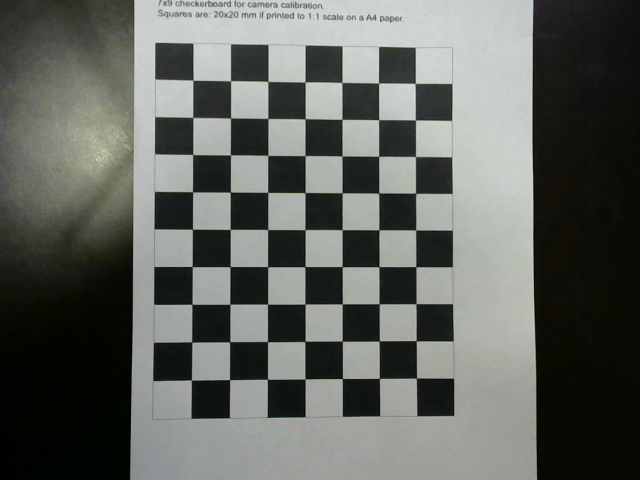
#> input picture calibPictures/opencv_frame_0.png, 640 x 480 px
$ python cameraCalibration.py
#> lines starting #> are read from the running program, lines starting #| are printed output that depends on the picture; long printed decimals are rounded
# Camera Calibration
# Alex Barnett, Spring 2019
# Code taken and modified from OpenCV camera calibration tutorial

import numpy as np
import cv2
import glob

# Define the chessboard rows and columns
rows = 9
cols = 7

# Set the termination criteria for the corner sub-pixel algorithm
criteria = (cv2.TERM_CRITERIA_EPS + cv2.TERM_CRITERIA_MAX_ITER, 30, 0.001)

# Prepare object points: (0,0,0), (1,0,0), (2,0,0) ....,(6,5,0)
objectPoints = np.zeros((rows * cols, 3), np.float32)
objectPoints[:, :2] = np.mgrid[0:rows,0:cols].T.reshape(-1, 2)

# Create the arrays to store the object points and image points
objectPointsArray = []  # 3d point in real world space
imgPointsArray = []  # 2d points in image plane

images = glob.glob('./calibPictures/*[0-9]*.png')

for fname in images:
    # Load the image and convert it to grayscale
    img = cv2.imread(fname)
#> img is the input picture: shape (480, 640, 3); mean B, G, R 95.5, 100.4, 97.6
    gray = cv2.cvtColor(img, cv2.COLOR_BGR2GRAY)

    # Find the chess board corners
    ret, corners = cv2.findChessboardCorners(gray, (rows, cols), None)
#> ret = True; corners = 63 rows, first 8: [415.3, 83.49], [415.4, 119.9], [415.4, 156.6], [415.5, 193.3], [415.6, 229.9], [415.8, 266.7], [416, 303.7], [416.1, 340.7]

    # If found, add object points, image points (after refining them)
    if ret:
        # Refine the corner position
        corners = cv2.cornerSubPix(gray, corners, (11, 11), (-1, -1), criteria)
#> corners = 63 rows, first 8: [415.2, 83.44], [415.4, 119.9], [415.5, 156.5], [415.5, 193.3], [415.6, 229.9], [415.8, 266.7], [416, 303.7], [416.2, 340.7]

        # Add the object points and the image points to the array
        objectPointsArray.append(objectPoints)
        imgPointsArray.append(corners)

        # Draw the corners on the image
        # cv2.drawChessboardCorners(img, (rows, cols), corners, ret)
        # cv2.imshow('img', img)
        # cv2.waitKey(0)

# Calibrate the camera and save the results
ret, mtx, dist, rvecs, tvecs = cv2.calibrateCamera(objectPointsArray, imgPointsArray, gray.shape[::-1], None, None)
#> ret = 0.0869; mtx = [[329.3, 0, 300.4], [0, 328.5, 258.7], [0, 0, 1]]; dist = [[-0.0117, 0.0979, 6.95e-05, -0.000357, -0.133]]; rvecs = ([-0.0314, -0.00779, 1.57],); tvecs = ([3.12, -4.78, 8.98],)
np.savez('./data/calib.npz', mtx=mtx, dist=dist, rvecs=rvecs, tvecs=tvecs)

# Print the camera calibration error
error = 0
for i in range(len(objectPointsArray)):
    imgPoints, _ = cv2.projectPoints(objectPointsArray[i], rvecs[i], tvecs[i], mtx, dist)
    error += cv2.norm(imgPointsArray[i], imgPoints, cv2.NORM_L2) / len(imgPoints)
#> this loop made 1 pass
#> error on pass 1: 0.0109
#> after the loop, error = 0.0109
print("Total error: ", error / len(objectPointsArray))
#| Total error:  0.01094

# Load one of the test images
img = cv2.imread('./calibPictures/opencv_frame_0.png')
h, w = img.shape[:2]
#> h = 480; w = 640

# Obtain the new camera matrix and undistort the image
newCameraMtx, roi = cv2.getOptimalNewCameraMatrix(mtx, dist, (w, h), 1, (w, h))
#> newCameraMtx = [[63.59, 0, 165.2], [0, 122.7, 252.5], [0, 0, 1]]; roi = (107, 156, 123, 179)
undistortedImg = cv2.undistort(img, mtx, dist, None, newCameraMtx)
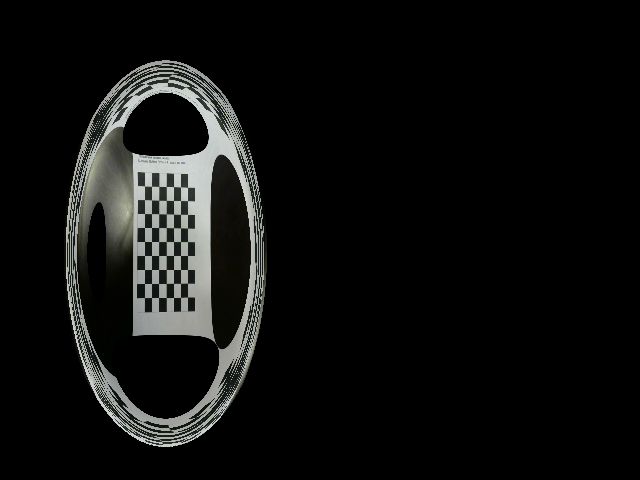
#> undistortedImg: shape (480, 640, 3); mean B, G, R 15.4, 16.2, 15.7

# Display the final result
cv2.imshow('chess board', np.hstack((img, undistortedImg)))
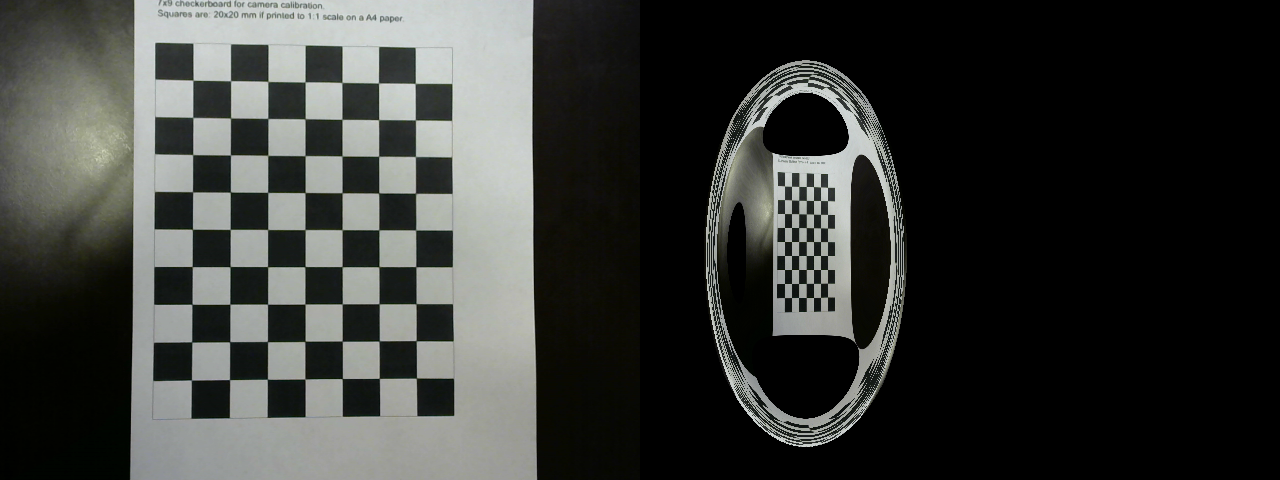
#> window 'chess board': shape (480, 1280, 3); mean B, G, R 55.4, 58.3, 56.6
cv2.waitKey(0)
cv2.destroyAllWindows()

$ run again, with calibPictures/opencv_frame_1.png copied over calibPictures/opencv_frame_0.png
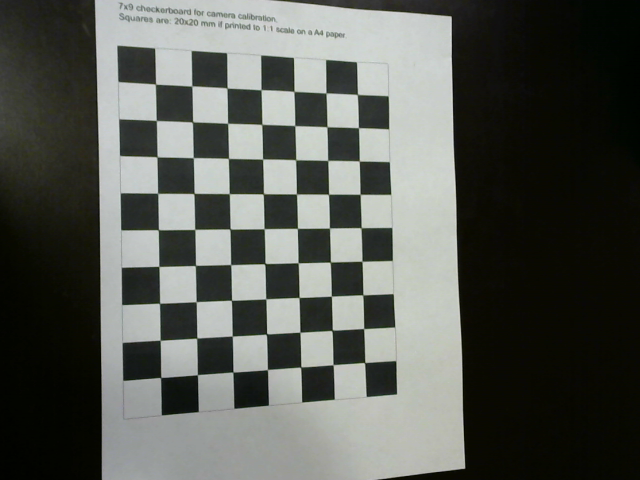
#> input picture calibPictures/opencv_frame_1.png, 640 x 480 px
#> img is the input picture: shape (480, 640, 3); mean B, G, R 84.8, 90.4, 87.7
#> `ret, corners = cv2.findChessboardCorners(gray, (rows, cols), None)`: ret = True; corners = 63 rows, first 8: [357.4, 94.45], [358.5, 127.6], [359.3, 161.1], [360, 194.3], [361.2, 227.8], [361.9, 261.3], [362.7, 294.9], [363.6, 328.6]
#> `corners = cv2.cornerSubPix(gray, corners, (11, 11), (-1, -1), criteria)`: corners = 63 rows, first 8: [357.4, 94.45], [358.4, 127.7], [359.3, 161], [360.1, 194.3], [361.1, 227.7], [362, 261.3], [362.8, 294.8], [363.7, 328.6]
#> `ret, mtx, dist, rvecs, tvecs = cv2.calibrateCamera(objectPointsArray, ..`: ret = 0.0904; mtx = [[773.9, 0, 322.6], [0, 779, 230.1], [0, 0, 1]]; dist = [[-0.0317, 1.99, -0.00206, 0.00265, -12.93]]; rvecs = ([-0.297, -0.225, 1.54],); tvecs = ([1.05, -4.07, 23.41],)
#> the loop `for i in range(len(objectPointsArray)):` made 1 pass
#> error on pass 1: 0.0114
#> after the loop `for i in range(len(objectPointsArray)):`: error = 0.0114
#| Total error:  0.01138
#> newCameraMtx = [[619.3, 0, 313.2], [0, 744.9, 226.1], [0, 0, 1]]; roi = (55, 7, 511, 456)
#> `undistortedImg = cv2.undistort(img, mtx, dist, None, newCameraMtx)`:
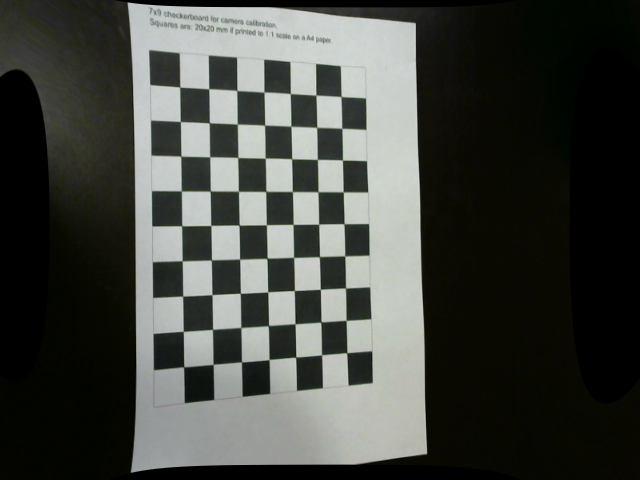
#> undistortedImg: shape (480, 640, 3); mean B, G, R 65.8, 70.6, 68.4
#> `cv2.imshow('chess board', np.hstack((img, undistortedImg)))`:
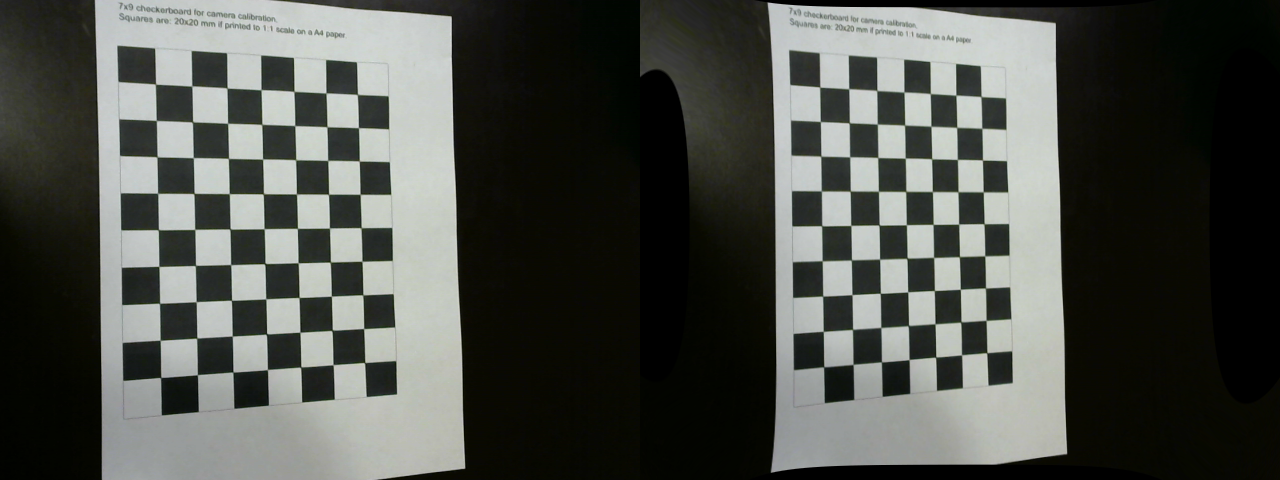
#> window 'chess board': shape (480, 1280, 3); mean B, G, R 75.3, 80.5, 78

$ run again, with calibPictures/opencv_frame_11.png copied over calibPictures/opencv_frame_0.png
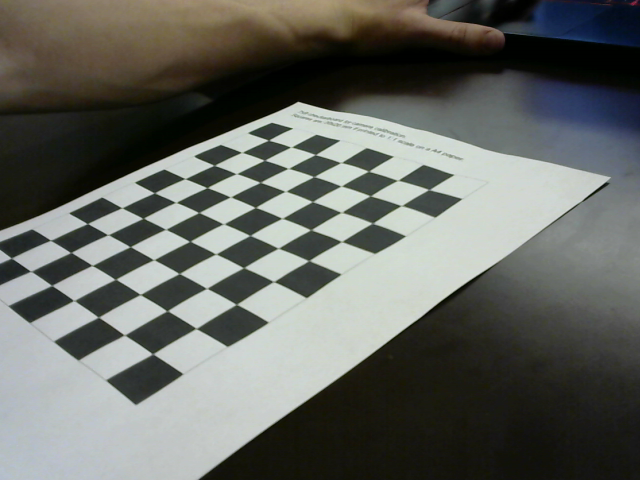
#> input picture calibPictures/opencv_frame_11.png, 640 x 480 px
#> img is the input picture: shape (480, 640, 3); mean B, G, R 98.7, 103.9, 101.5
#> `gray = cv2.cvtColor(img, cv2.COLOR_BGR2GRAY)`:
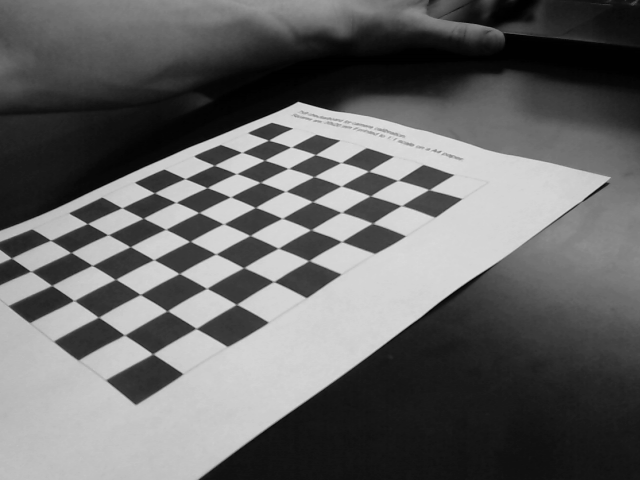
#> gray: shape (480, 640); min 0, max 226, mean 102.6
#> `ret, corners = cv2.findChessboardCorners(gray, (rows, cols), None)`: ret = True; corners = 63 rows, first 8: [428.7, 189.6], [400.6, 205.6], [372.3, 223.3], [341.4, 241.6], [308.3, 260.6], [273.4, 281.6], [236.2, 304.5], [195.7, 328.4]
#> `corners = cv2.cornerSubPix(gray, corners, (11, 11), (-1, -1), criteria)`: corners = 63 rows, first 8: [429, 189.6], [401.4, 205.5], [372.5, 223.2], [341.6, 241.5], [308.8, 260.6], [273.7, 281.5], [236.5, 304.4], [196.1, 328.4]
#> `ret, mtx, dist, rvecs, tvecs = cv2.calibrateCamera(objectPointsArray, ..`: ret = 0.241; mtx = [[800.8, 0, 316.3], [0, 783.6, 234.5], [0, 0, 1]]; dist = [[0.0827, 0.0893, -0.00461, 0.0027, -0.275]]; rvecs = ([-0.35, 1.26, 2.04],); tvecs = ([2.71, -1.1, 19.33],)
#> the loop `for i in range(len(objectPointsArray)):` made 1 pass
#> error on pass 1: 0.0303
#> after the loop `for i in range(len(objectPointsArray)):`: error = 0.0303
#| Total error:  0.03035
#> newCameraMtx = [[811.9, 0, 317.4], [0, 789.8, 233.6], [0, 0, 1]]; roi = (3, 4, 633, 472)
#> `cv2.imshow('chess board', np.hstack((img, undistortedImg)))`:
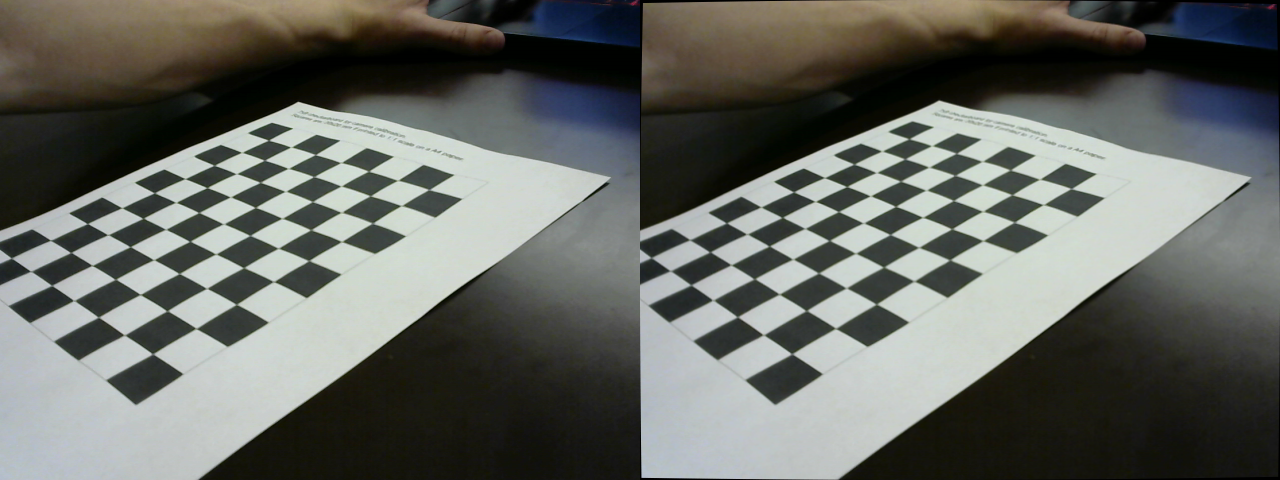
#> window 'chess board': shape (480, 1280, 3); mean B, G, R 98.6, 103.8, 101.4
